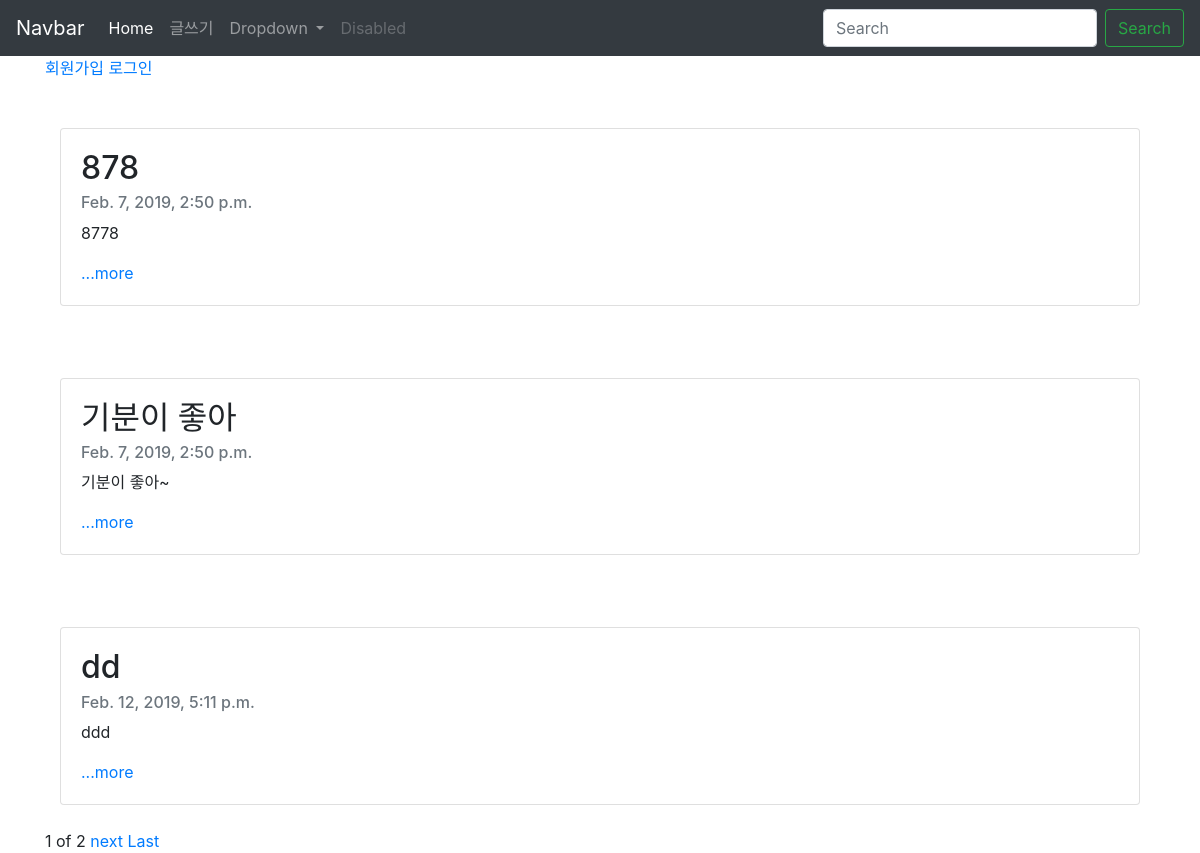
The page / on the database its author committed.
### hello/models.py (models this page shows, shortened)
class Blog(models.Model):
    title = models.CharField(max_length=200)
    pub_date = models.DateTimeField('date published')
    body = models.TextField()
    def summary(self):
        return  self.body[:100]

### hello/views.py (the view)
# urls.py: 2. Add a URL to urlpatterns:  path('', views.home, name='home')
def home(request):
    blogs = Blog.objects
    blog_list = Blog.objects.all()
    paginator = Paginator(blog_list, 3)
    page = request.GET.get('page')
    posts= paginator.get_page(page)
    return render(request, 'home.html', {'blogs': blogs, 'posts':posts})

### hello/templates/home.html (shortened to what this page needs)
{%extends 'base.html'%}
{% block content %}
<div class="container">
    {%if user.is_authenticated%}
    <a href="javascript:{document.getElementById('logout').submit()}">로그아웃</a>
    <form id="logout" method="POST" action="{% url 'logout' %}">
        {% csrf_token %} <input type="hidden" />
    </form>
    {%else%}
    <a href="{%url 'signup' %}">회원가입</a>
    <a href="{%url 'login' %}">로그인</a>
    {%endif%}
  {% for blog in posts %}
  <div class="container">
    <br><br>
    <div class="card">
      <div class="card-body">
        <h2 class="card-title">{{ blog.title }}</h2>
        <h6 class="card-subtitle mb-2 text-muted">{{ blog.pub_date }}</h6>
        <p class="card-text">{{ blog.summary }}</p>
        <a href="{% url 'detail' blog.id %}" class="card-link">...more</a>
      </div>
    </div><br>
  </div>
{% endfor %}
  </div>
  <div class="container">
    <span>{{posts.number}}</span>
    <span>of</span>
    <span>{{posts.paginator.num_pages}}</span>
    {%if posts.has_next%}
    <a href="?page={{posts.next_page_number}}">next</a>
    <a href="?page={{posts.paginator.num_pages}}">Last</a>
    {%endif%}
  </div>
  {% endblock %}

### blogproject/templates/base.html (shortened to what this page needs)
<head>
    <link rel="stylesheet" href="https://stackpath.bootstrapcdn.com/bootstrap/4.2.1/css/bootstrap.min.css"
>
</head>
<body>
    <nav class="navbar navbar-expand-lg navbar-dark bg-dark">
        <a class="navbar-brand" href="/">Navbar</a>
        <div class="collapse navbar-collapse" id="navbarSupportedContent">
            <ul class="navbar-nav mr-auto">
                <li class="nav-item active">
                    <a class="nav-link" href="/">Home <span class="sr-only">(current)</span></a>
                </li>
                <li class="nav-item">
                    <a class="nav-link" href="{% url 'new' %}">글쓰기</a>
                </li>
                <li class="nav-item dropdown">
                    <a class="nav-link dropdown-toggle" href="#" id="navbarDropdown" role="button"
                        data-toggle="dropdown" aria-haspopup="true" aria-expanded="false">
                        Dropdown
                    </a>
                </li>
                <li class="nav-item">
                    <a class="nav-link disabled" href="#" tabindex="-1" aria-disabled="true">Disabled</a>
                </li>
            </ul>
            <form class="form-inline my-2 my-lg-0">
                <input class="form-control mr-sm-2" type="search" placeholder="Search" aria-label="Search">
                <button class="btn btn-outline-success my-2 my-sm-0" type="submit">Search</button>
            </form>
        </div>
    </nav>
        {% block content %}
        {% endblock %}
</body>

### rows shown on the page
Blog: title "878", pub_date "Feb. 7, 2019, 2:50 p.m.", summary "8778"
Blog: title "기분이 좋아", pub_date "Feb. 7, 2019, 2:50 p.m.", summary "기분이 좋아~"
Blog: title "dd", pub_date "Feb. 12, 2019, 5:11 p.m.", summary "ddd"

### other values the page prints
{{ posts.number }} "1"
{{ posts.paginator.num_pages }} "2"
